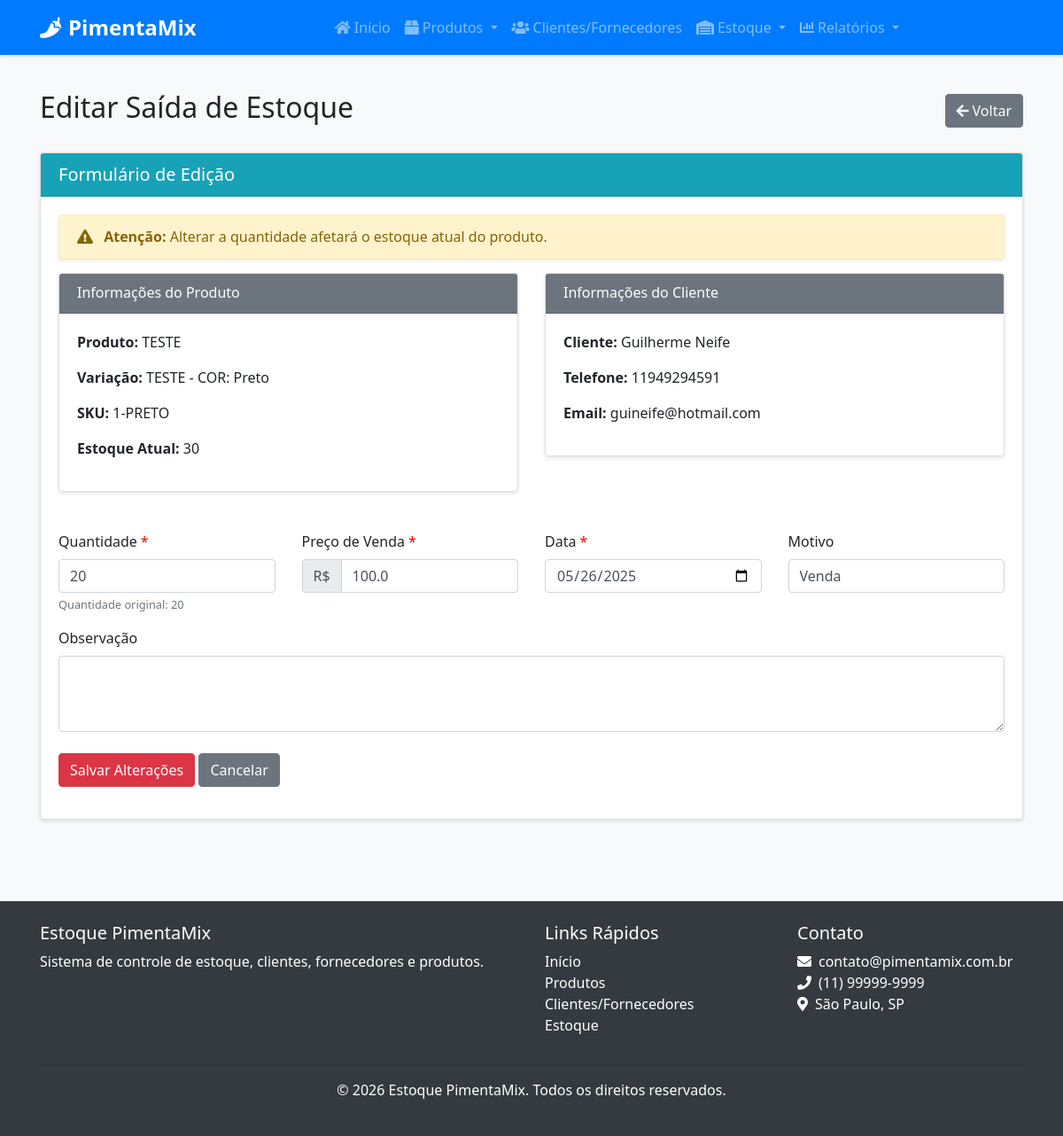
Page /estoque/saidas/1/editar on the committed database.
### src/models/produto.py (models this page shows, shortened)
class Produto(db.Model):
    __tablename__ = 'produto'
    id = db.Column(db.Integer, primary_key=True) # Corrigido: Indentação removida
    nome = db.Column(db.String(100), nullable=False)
    descricao = db.Column(db.Text, nullable=True)
    sku_base = db.Column(db.String(50), nullable=True, unique=True) # Adicionado SKU Base
    isbn = db.Column(db.String(20), nullable=True) # Adicionado ISBN
    categoria_id = db.Column(db.Integer, db.ForeignKey('categoria.id'), nullable=False)
    fornecedor_id = db.Column(db.Integer, db.ForeignKey('cliente_fornecedor.id'), nullable=True)
    data_cadastro = db.Column(db.DateTime, default=datetime.utcnow) # Corrigido: Removido 'mentos'
    variacoes = db.relationship('ProdutoVariacao', backref='produto', lazy=True, cascade="all, delete-orphan")

class ProdutoVariacao(db.Model):
    __tablename__ = 'produto_variacao'
    id = db.Column(db.Integer, primary_key=True)
    produto_id = db.Column(db.Integer, db.ForeignKey('produto.id'), nullable=False)
    nome = db.Column(db.String(100), nullable=False)
    sku = db.Column(db.String(50), nullable=False, unique=True)
    preco_venda = db.Column(db.Float, nullable=False)
    quantidade_atual = db.Column(db.Integer, default=0)
    estoque_minimo = db.Column(db.Integer, default=5)
    atributos_valores = db.relationship('AtributoValor', secondary=produto_variacao_atributo_valor,
                                       backref=db.backref('variacoes', lazy=True))
    entradas = db.relationship('EntradaEstoque', backref='variacao', lazy=True)
    saidas = db.relationship('SaidaEstoque', backref='variacao', lazy=True)

### src/models/cliente_fornecedor.py (models this page shows, shortened)
class ClienteFornecedor(db.Model):
    __tablename__ = 'cliente_fornecedor'
    id = db.Column(db.Integer, primary_key=True)
    nome = db.Column(db.String(100), nullable=False)
    razao_social = db.Column(db.String(100), nullable=True)
    nome_fantasia = db.Column(db.String(100), nullable=True)
    cpf_cnpj = db.Column(db.String(20), nullable=True, unique=True)
    email = db.Column(db.String(100), nullable=False)
    telefone = db.Column(db.String(20), nullable=False)
    endereco = db.Column(db.Text, nullable=True)
    observacoes = db.Column(db.Text, nullable=True)
    eh_cliente = db.Column(db.Boolean, default=False)
    eh_fornecedor = db.Column(db.Boolean, default=False)
    data_cadastro = db.Column(db.DateTime, default=datetime.utcnow)
    responsaveis = db.relationship('Responsavel', backref='cliente_fornecedor', lazy=True, cascade="all, delete-orphan")
    contatos = db.relationship('Contato', backref='cliente_fornecedor', lazy=True, cascade="all, delete-orphan")
    produtos_fornecidos = db.relationship('Produto', backref='fornecedor', lazy=True)
    entradas_estoque = db.relationship('EntradaEstoque', backref='fornecedor', lazy=True)
    saidas_estoque = db.relationship('SaidaEstoque', backref='cliente', lazy=True)

### src/models/estoque.py (models this page shows, shortened)
class SaidaEstoque(db.Model):
    __tablename__ = 'saida_estoque'
    id = db.Column(db.Integer, primary_key=True)
    variacao_id = db.Column(db.Integer, db.ForeignKey('produto_variacao.id'), nullable=False)
    quantidade = db.Column(db.Integer, nullable=False)
    preco_venda = db.Column(db.Float, nullable=False)  # Novo campo
    valor_total = db.Column(db.Float, nullable=False)  # Novo campo
    data = db.Column(db.DateTime, default=datetime.utcnow)
    cliente_id = db.Column(db.Integer, db.ForeignKey('cliente_fornecedor.id'), nullable=True)
    motivo = db.Column(db.String(100), nullable=True)
    observacao = db.Column(db.Text, nullable=True)

### src/routes/estoque.py (the view, shortened to what this page needs)
@estoque_bp.route('/saidas/<int:id>/editar', methods=['GET', 'POST'])
def editar_saida(id):
    saida = SaidaEstoque.query.get_or_404(id)
    form = SaidaEstoqueEditForm(obj=saida)
    return render_template('estoque/saida_edit_form.html', form=form, saida=saida)

### src/routes/estoque.py
class SaidaEstoqueEditForm(FlaskForm):
    id = HiddenField('ID')
    quantidade = IntegerField('Quantidade', validators=[DataRequired(message='Quantidade é obrigatória'), NumberRange(min=1, message='Quantidade deve ser maior que zero')])
    preco_venda = FloatField('Preço de Venda', validators=[DataRequired(message='Preço de venda é obrigatório'), NumberRange(min=0, message='Preço deve ser maior ou igual a zero')])
    data = DateField('Data', validators=[DataRequired(message='Data é obrigatória')])
    motivo = StringField('Motivo', validators=[Optional()])
    observacao = TextAreaField('Observação', validators=[Optional()])
    submit = SubmitField('Salvar Alterações')

### src/templates/estoque/saida_edit_form.html (shortened to what this page needs)
{% extends "base.html" %}
{% block content %}
<div class="container">
    <div class="d-flex justify-content-between align-items-center mb-4">
        <h2>Editar Saída de Estoque</h2>
        <a href="{{ url_for('estoque.saidas') }}" class="btn btn-secondary">
            <i class="fas fa-arrow-left mr-1"></i>Voltar
        </a>
    </div>
    <div class="card">
        <div class="card-header bg-info text-white">
            <h5 class="mb-0">Formulário de Edição</h5>
        </div>
        <div class="card-body">
            <div class="alert alert-warning">
                <i class="fas fa-exclamation-triangle mr-2"></i>
                <strong>Atenção:</strong> Alterar a quantidade afetará o estoque atual do produto.
            </div>
            <div class="row mb-4">
                <div class="col-md-6">
                    <div class="card">
                        <div class="card-header bg-secondary text-white">
                            <h6 class="mb-0">Informações do Produto</h6>
                        </div>
                        <div class="card-body">
                            <p><strong>Produto:</strong> {{ saida.variacao.produto.nome }}</p>
                            <p><strong>Variação:</strong> {{ saida.variacao.nome }}</p>
                            <p><strong>SKU:</strong> {{ saida.variacao.sku }}</p>
                            <p><strong>Estoque Atual:</strong> {{ saida.variacao.quantidade_atual }}</p>
                        </div>
                    </div>
                </div>
                <div class="col-md-6">
                    <div class="card">
                        <div class="card-header bg-secondary text-white">
                            <h6 class="mb-0">Informações do Cliente</h6>
                        </div>
                        <div class="card-body">
                            {% if saida.cliente %}
                                <p><strong>Cliente:</strong> {{ saida.cliente.nome }}</p>
                                <p><strong>Telefone:</strong> {{ saida.cliente.telefone or '-' }}</p>
                                <p><strong>Email:</strong> {{ saida.cliente.email or '-' }}</p>
                            {% else %}
                                <p>Nenhum cliente associado a esta saída.</p>
                            {% endif %}
                        </div>
                    </div>
                </div>
            </div>
            <form method="POST">
                <div class="row">
                    <div class="col-md-3">
                        <div class="form-group">
                            <label for="{{ form.quantidade.id }}" class="required-field">Quantidade</label>
                            {{ form.quantidade(class="form-control" + (" is-invalid" if form.quantidade.errors else ""), min="1") }}
                            <small class="form-text text-muted">Quantidade original: {{ saida.quantidade }}</small>
                        </div>
                    </div>
                    <div class="col-md-3">
                        <div class="form-group">
                            <label for="{{ form.preco_venda.id }}" class="required-field">Preço de Venda</label>
                            <div class="input-group">
                                <div class="input-group-prepend">
                                    <span class="input-group-text">R$</span>
                                </div>
                                {{ form.preco_venda(class="form-control" + (" is-invalid" if form.preco_venda.errors else ""), min="0", step="0.01") }}
                            </div>
                        </div>
                    </div>
                    <div class="col-md-3">
                        <div class="form-group">
                            <label for="{{ form.data.id }}" class="required-field">Data</label>
                            {{ form.data(class="form-control" + (" is-invalid" if form.data.errors else ""), type="date") }}
                        </div>
                    </div>
                    <div class="col-md-3">
                        <div class="form-group">
                            <label for="{{ form.motivo.id }}">Motivo</label>
                            {{ form.motivo(class="form-control" + (" is-invalid" if form.motivo.errors else "")) }}
                        </div>
                    </div>
                </div>
                <div class="form-group">
                    <label for="{{ form.observacao.id }}">Observação</label>
                    {{ form.observacao(class="form-control" + (" is-invalid" if form.observacao.errors else ""), rows=3) }}
                </div>
                <div class="form-group mt-4">
                    {{ form.submit(class="btn btn-danger") }}
                    <a href="{{ url_for('estoque.saidas') }}" class="btn btn-secondary">Cancelar</a>
                </div>
            </form>
        </div>
    </div>
</div>
{% endblock %}

### src/static/css/style.css (style rules this page uses)
body { font-family: 'Segoe UI', Tahoma, Geneva, Verdana, sans-serif; background-color: #f8f9fa; }
.card { box-shadow: 0 2px 4px rgba(0, 0, 0, 0.1); transition: all 0.3s ease; margin-bottom: 20px; }
.card-header { font-weight: bold; }
.btn i { margin-right: 5px; }
.alert { border-radius: 0.25rem; box-shadow: 0 2px 4px rgba(0, 0, 0, 0.1); }
.required-field::after { content: "*"; color: red; margin-left: 4px; }

### src/templates/estoque/saida_edit_form.html (style rules this page uses)
.required-field::after { content: "*"; color: red; margin-left: 4px; }

### rows in the picture
Produto: variacao.produto.nome "TESTE"
ProdutoVariacao: variacao.nome "TESTE - COR: Preto", variacao.sku "1-PRETO", variacao.quantidade_atual "30"
ClienteFornecedor: cliente.nome "Guilherme Neife", cliente "11949294591", cliente "guineife@hotmail.com"
SaidaEstoque: quantidade "20", preco_venda "100.0", data "05/26/2025", motivo "Venda"
